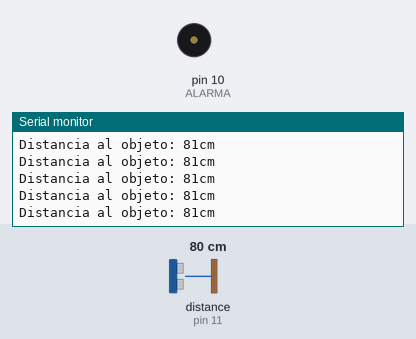
A sketch run on a simulated Arduino Uno, built with avr-gcc and run on an emulated ATmega328P. Shown: buzzer (waves = sounding), the last lines printed to the serial monitor. Inputs (shaded band) come from the test bench; at power-on: distance to the obstacle (sensor on pin 11) 80 cm. The echo pulse lasts 58.3 µs per cm.

Above: at 1.2 s.
1.3 s: distance to the obstacle (sensor on pin 11) set to 2 cm
At 1.66 s:
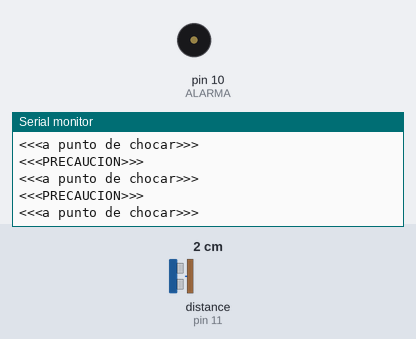
2.9 s: distance to the obstacle (sensor on pin 11) set to 4 cm
4.4 s: distance to the obstacle (sensor on pin 11) set to 7 cm
At 4.7 s:
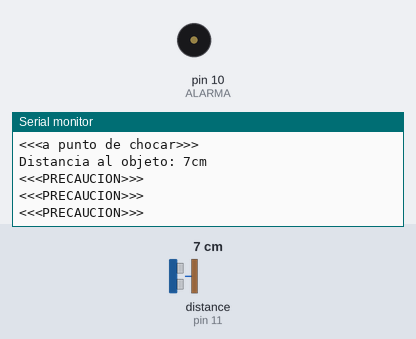
Timing chart, 0 to 7.4 s (numbered marks = the images above; inputs shaded):
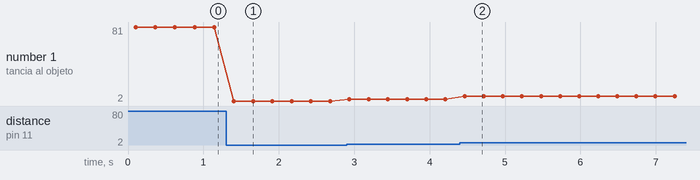

Measured:
- the behaviour switches between 5 and 6 cm on distance to the obstacle (sensor on pin 11) (found by bisection; images 1 and 2)
- after the input at 1.3 s, the serial monitor: prints a new line after 0.11 s (image 1)
- after the input at 4.4 s, the serial monitor: prints a new line after 0.07 s (image 2)
- plotted number 1: 81 → 2 after the input at 1.3 s, 2 → 4 after the input at 2.9 s, 4 → 7 after the input at 4.4 s

The sketch:

sensor_ultrasonico.ino
```cpp
#include<NewPing.h>
#define TRIGGER_PIN 12
#define ECHO_PIN 11
#define MAX_DISTANCE 150//cm

const byte ALARMA=10;
const byte ALARMA2=9;

const float C = 261.63; // Do (Octava 0)
const float D = 293.66; // Re (Octava 0)
const float E = 329.63; // Mi (Octava 0)

int distancia=0;

//Constructor
NewPing mySensor(TRIGGER_PIN,ECHO_PIN,MAX_DISTANCE);

void setup() {
  Serial.begin(9600);
  pinMode (ALARMA,OUTPUT);
}

void loop() {
  delay(100);//Minimo 29 ms
  Serial.print("Distancia al objeto: ");
  Serial.print(mySensor.ping_cm());//Nos devuelve la distancia en cm
  Serial.println("cm");

  distancia=mySensor.ping_cm();//Obtenemos la distancia en cm

   tono(C, 250);

   tono(D, 500);

   tono(E, 350);
}

void tono(int frecuencia, int duracion)

  {

    // Suena el tono en el zumbador

  tone(ALARMA, frecuencia, duracion);

  if(distancia<=10 && distancia >0){
    digitalWrite(ALARMA,HIGH);//encendemos el buzzer
    Serial.println("<<<PRECAUCION>>>");

    if(distancia<=5 && distancia>0){
      digitalWrite(ALARMA2,HIGH);//encendemos el buzzer
      digitalWrite(ALARMA,HIGH);
      Serial.println("<<<a punto de chocar>>>");

    }


  }
  else{
    digitalWrite(ALARMA,LOW);
    digitalWrite(ALARMA2,LOW);

}

 noTone(ALARMA);


    delay(50);
  }
```
